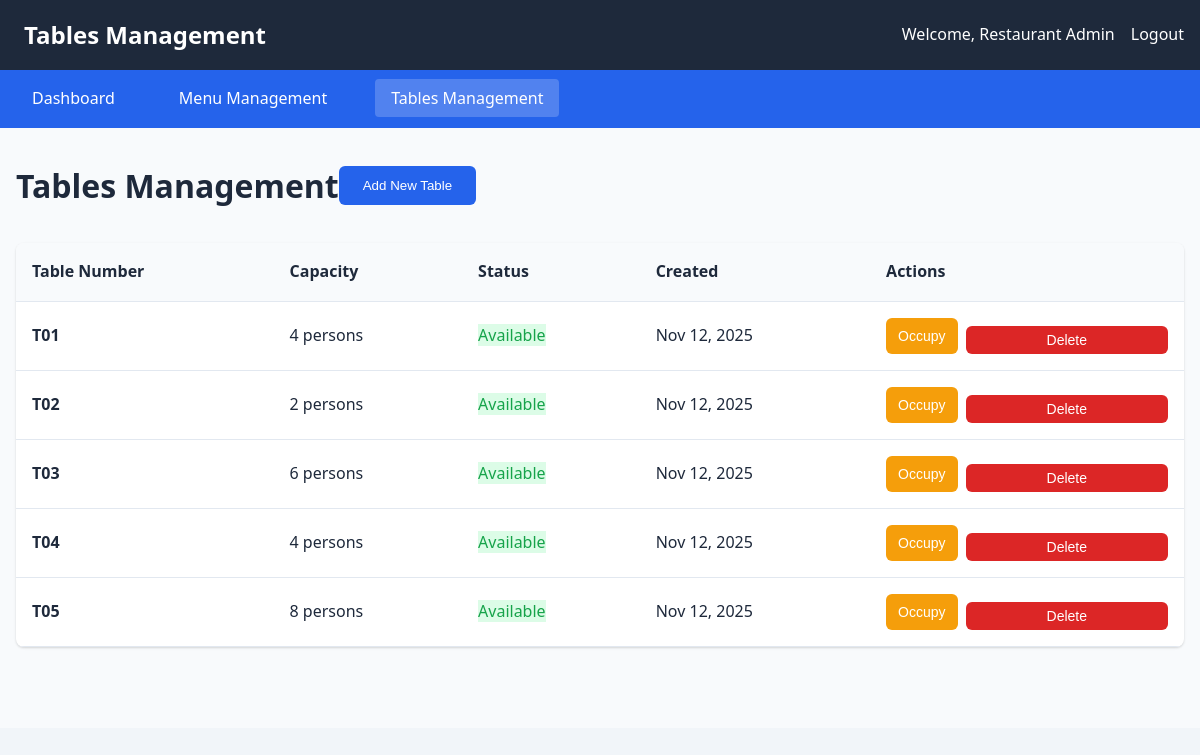
The page /admin/tables_management.php (signed in) on the database its author committed.
### tables this page shows
CREATE TABLE tables (
    id INT PRIMARY KEY AUTO_INCREMENT,
    table_number VARCHAR(10) UNIQUE NOT NULL,
    capacity INT NOT NULL,
    status ENUM('available', 'occupied') DEFAULT 'available',
    created_at TIMESTAMP DEFAULT CURRENT_TIMESTAMP
);

### admin/tables_management.php (the view, shortened to what this page needs)
<?php
$database = new Database();
$db = $database->getConnection();
$tables_query = "SELECT * FROM tables ORDER BY table_number";
$tables_stmt = $db->prepare($tables_query);
$tables_stmt->execute();
?>
<!DOCTYPE html>
<html lang="id">
<head>
    <link rel="stylesheet" href="../css/style.css">
</head>
<body>
    <header class="admin-header">
        <div class="container">
            <div style="display: flex; justify-content: space-between; align-items: center;">
                <div class="logo">
                    <span>Tables Management</span>
                </div>
                <div style="display: flex; align-items: center; gap: 1rem;">
                    <span>Welcome, <?= htmlspecialchars($_SESSION['staff']['name']) ?></span>
                    <a href="logout.php" style="color: white; text-decoration: none;">
                        <i class="fas fa-sign-out-alt"></i> Logout
                    </a>
                </div>
            </div>
        </div>
    </header>
    <nav class="admin-nav">
        <div class="container">
            <ul class="nav-links">
                <li><a href="dashboard.php">Dashboard</a></li>
                <li><a href="menu_management.php">Menu Management</a></li>
                <li><a href="tables_management.php" class="active">Tables Management</a></li>
            </ul>
        </div>
    </nav>
    <main class="admin-main">
        <div class="container">
            <div style="display: flex; justify-content: between; align-items: center; margin-bottom: 2rem;">
                <h1>Tables Management</h1>
                <button class="btn-primary" onclick="showAddModal()">
                    <i class="fas fa-plus"></i> Add New Table
                </button>
            </div>
            <div class="table-container">
                <table class="data-table">
                    <thead>
                        <tr>
                            <th>Table Number</th>
                            <th>Capacity</th>
                            <th>Status</th>
                            <th>Created</th>
                            <th>Actions</th>
                        </tr>
                    </thead>
                    <tbody>
                        <?php while ($table = $tables_stmt->fetch(PDO::FETCH_ASSOC)): ?>
                        <tr>
                            <td><strong><?= htmlspecialchars($table['table_number']) ?></strong></td>
                            <td><?= $table['capacity'] ?> persons</td>
                            <td>
                                <span class="status-<?= $table['status'] ?> status-badge">
                                    <?= ucfirst($table['status']) ?>
                                </span>
                            </td>
                            <td><?= date('M j, Y', strtotime($table['created_at'])) ?></td>
                            <td>
                                <div style="display: flex; gap: 0.5rem;">
                                    <button class="<?= $table['status'] === 'available' ? 'btn-warning' : 'btn-success' ?> btn-sm"
                                            onclick="toggleStatus(<?= $table['id'] ?>)">
                                        <?= $table['status'] === 'available' ? 'Occupy' : 'Free' ?>
                                    </button>
                                    <button class="btn-danger btn-sm"
                                            onclick="deleteTable(<?= $table['id'] ?>)">
                                        <i class="fas fa-trash"></i> Delete
                                    </button>
                                </div>
                            </td>
                        </tr>
                        <?php endwhile; ?>
                    </tbody>
                </table>
            </div>
        </div>
    </main>
</body>
</html>

### css/style.css (style rules this page uses)
* { margin: 0; padding: 0; box-sizing: border-box; }
:root { --primary: #2563eb; --primary-dark: #1d4ed8; --secondary: #64748b; --success: #16a34a; --danger: #dc2626; --warning: #d97706; --light: #f8fafc; --dark: #1e293b; --border: #e2e8f0; --shadow: 0 1px 3px 0 rgba(0, 0, 0, 0.1), 0 1px 2px 0 rgba(0, 0, 0, 0.06); --shadow-lg: 0 10px 15px -3px rgba(0, 0, 0, 0.1), 0 4px 6px -2px rgba(0, 0, 0, 0.05); }
body { font-family: 'Segoe UI', Tahoma, Geneva, Verdana, sans-serif; line-height: 1.6; color: var(--dark); background-color: #f1f5f9; }
.container { max-width: 1200px; margin: 0 auto; padding: 0 1rem; }
.logo { display: flex; align-items: center; gap: 0.5rem; font-size: 1.5rem; font-weight: bold; }
.btn-primary { background: var(--primary); color: white; border: none; padding: 0.75rem 1.5rem; border-radius: 6px; cursor: pointer; font-weight: 500; transition: background 0.3s; }
.btn-danger { background: var(--danger); color: white; border: none; padding: 0.75rem 1.5rem; border-radius: 6px; cursor: pointer; font-weight: 500; transition: background 0.3s; width: 100%; margin-top: 0.5rem; }
.btn-warning { background: #f59e0b; color: white; border: none; padding: 0.75rem 1.5rem; border-radius: 6px; cursor: pointer; font-weight: 500; transition: background 0.3s; }

### admin/tables_management.php (style rules this page uses)
.admin-header { background: var(--dark); color: white; padding: 1rem 0; position: sticky; top: 0; z-index: 100; }
.admin-nav { background: var(--primary); padding: 1rem 0; }
.nav-links { display: flex; gap: 2rem; list-style: none; }
.nav-links a { color: white; text-decoration: none; padding: 0.5rem 1rem; border-radius: 4px; transition: background 0.3s; }
.nav-links a:hover, .nav-links a.active { background: rgba(255,255,255,0.2); }
.admin-main { padding: 2rem 0; background: #f8fafc; min-height: calc(100vh - 200px); }
.table-container { background: white; border-radius: 8px; box-shadow: var(--shadow); overflow: hidden; }
.data-table { width: 100%; border-collapse: collapse; }
.data-table th, .data-table td { padding: 1rem; text-align: left; border-bottom: 1px solid var(--border); }
.data-table th { background: var(--light); font-weight: 600; }
.btn-sm { padding: 0.375rem 0.75rem; font-size: 0.875rem; }
.status-available { background: #dcfce7; color: #16a34a; }

### rows shown on the page
tables: table_number "T01", capacity "4", status "Available", created_at "Nov 12, 2025", shows "Occupy"
tables: table_number "T02", capacity "2", status "Available", created_at "Nov 12, 2025", shows "Occupy"
tables: table_number "T03", capacity "6", status "Available", created_at "Nov 12, 2025", shows "Occupy"
tables: table_number "T04", capacity "4", status "Available", created_at "Nov 12, 2025", shows "Occupy"
tables: table_number "T05", capacity "8", status "Available", created_at "Nov 12, 2025", shows "Occupy"

### other values the page prints
$_SESSION['staff']['name'] "Restaurant Admin"
